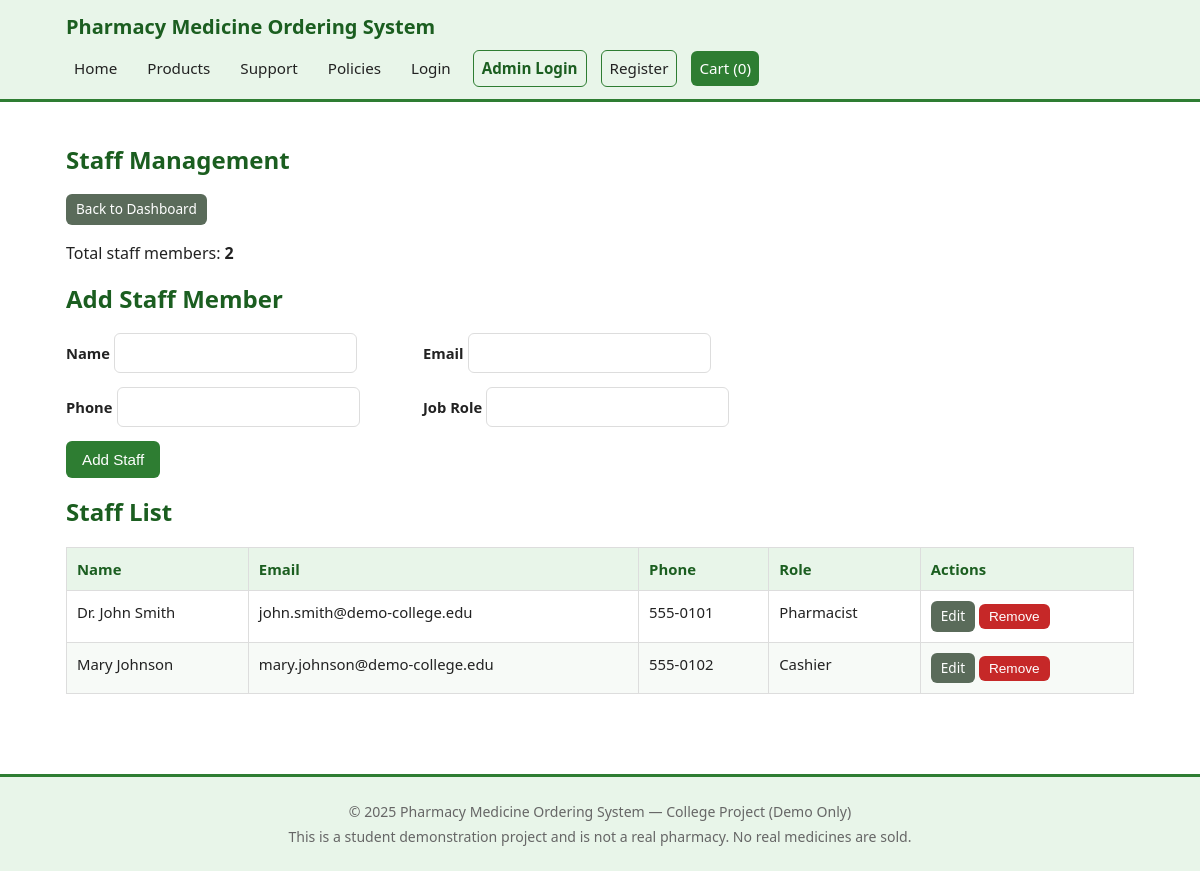
/admin/staff (signed in), run on the app's committed database.
### tables this page shows
CREATE TABLE staff (
            id INTEGER PRIMARY KEY AUTOINCREMENT,
            name TEXT NOT NULL,
            email TEXT NOT NULL,
            phone TEXT NOT NULL,
            role TEXT NOT NULL
        );

### app.py (the view, shortened to what this page needs)
@app.route("/admin/staff", methods=["GET", "POST"])
@admin_required
def admin_staff():
    db = get_db()
    staff = db.execute("SELECT * FROM staff ORDER BY id").fetchall()
    return render_template("admin_staff.html", staff=staff)

### app.py (called while the page is built)
def get_db():
    if "db" not in g:
        g.db = sqlite3.connect(DB_PATH)
        g.db.row_factory = sqlite3.Row
    return g.db

def csrf_token():
    if "csrf_token" not in session:
        session["csrf_token"] = secrets.token_hex(32)
    return session["csrf_token"]

@app.context_processor
def inject_template_globals():
    return {
        "csrf_token": csrf_token,
        "current_customer": get_current_customer(),
        "is_admin": session.get("is_admin", False),
    }

def get_current_customer():
    customer_id = session.get("customer_id")
    if not customer_id:
        return None
    db = get_db()
    return db.execute(
        "SELECT id, full_name, email, phone, created_at FROM customers WHERE id = ?",
        (customer_id,)
    ).fetchone()

def admin_required(f):
    @wraps(f)
    def decorated(*args, **kwargs):
        if not session.get("is_admin"):
            flash("Admin access required.", "error")
            return redirect(url_for("admin_login"))
        return f(*args, **kwargs)
    return decorated

def get_cart():
    return session.get("cart", {})

def cart_count():
    return sum(int(q) for q in get_cart().values())

@app.context_processor
def inject_cart_count():
    return {"cart_count": cart_count()}

### templates/admin_staff.html (shortened to what this page needs)
{% extends "base.html" %}
{% block content %}
<section class="section">
    <h1>Staff Management</h1>
    <p><a href="{{ url_for('admin_dashboard') }}" class="btn btn-secondary btn-sm">Back to Dashboard</a></p>
    <p>Total staff members: <strong>{{ staff|length }}</strong></p>
    <h2>Add Staff Member</h2>
    <form method="post" action="{{ url_for('admin_staff') }}" class="form form-grid">
        <div>
            <label for="name">Name</label>
            <input type="text" id="name" name="name" required>
        </div>
        <div>
            <label for="email">Email</label>
            <input type="email" id="email" name="email" required>
        </div>
        <div>
            <label for="phone">Phone</label>
            <input type="tel" id="phone" name="phone" required>
        </div>
        <div>
            <label for="role">Job Role</label>
            <input type="text" id="role" name="role" required>
        </div>
        <div class="full">
            <button type="submit" class="btn">Add Staff</button>
        </div>
    </form>
    <h2>Staff List</h2>
    {% if staff %}
        <table class="data-table">
            <thead><tr><th>Name</th><th>Email</th><th>Phone</th><th>Role</th><th>Actions</th></tr></thead>
            <tbody>
                {% for member in staff %}
                    <tr>
                        <td>{{ member.name }}</td>
                        <td>{{ member.email }}</td>
                        <td>{{ member.phone }}</td>
                        <td>{{ member.role }}</td>
                        <td>
                            <a href="{{ url_for('admin_staff_edit', staff_id=member.id) }}" class="btn btn-sm btn-secondary">Edit</a>
                            <form method="post" action="{{ url_for('admin_staff_delete', staff_id=member.id) }}" class="inline-form" onsubmit="return confirm('Remove this staff member?');">
                                <button type="submit" class="btn btn-danger btn-sm">Remove</button>
                            </form>
                        </td>
                    </tr>
                {% endfor %}
            </tbody>
        </table>
    {% else %}
        <p class="muted">No staff members yet.</p>
    {% endif %}
</section>
{% endblock %}

### static/style.css (style rules this page uses)
:root { --green: #2e7d32; --green-light: #e8f5e9; --green-mid: #a5d6a7; --green-dark: #1b5e20; --text: #222; --muted: #666; --border: #ddd; --bg: #ffffff; --bg-soft: #f7faf7; --error: #c62828; --warning: #f9a825; --success: #2e7d32; --info: #1565c0; --radius: 6px; }
* { box-sizing: border-box; }
body { margin: 0; font-family: "Segoe UI", Arial, Helvetica, sans-serif; color: var(--text); background: var(--bg); line-height: 1.5; }
.section { margin-bottom: 32px; }
h1, h2, h2 { color: var(--green-dark); line-height: 1.2; }
.btn { display: inline-block; background: var(--green); color: #fff; border: none; padding: 10px 16px; border-radius: var(--radius); font-size: 0.95rem; cursor: pointer; text-decoration: none; text-align: center; }
.btn-secondary { background: #5a6b5a; }
.btn-danger { background: var(--error); }
.btn-sm { padding: 5px 10px; font-size: 0.85rem; }
.data-table { width: 100%; border-collapse: collapse; margin: 16px 0; background: #fff; }
.data-table th, .data-table td { border: 1px solid var(--border); padding: 10px; text-align: left; vertical-align: top; font-size: 0.93rem; }
.data-table th { background: var(--green-light); color: var(--green-dark); }
.data-table tr:nth-child(even) td { background: var(--bg-soft); }
.inline-form { display: inline; }
.form { max-width: 460px; display: flex; flex-direction: column; gap: 10px; }
.form label { font-weight: 600; font-size: 0.92rem; }
.form input, .form select, .form textarea { padding: 9px; border: 1px solid var(--border); border-radius: var(--radius); font-size: 0.95rem; font-family: inherit; }
.form-grid { display: grid; grid-template-columns: 1fr 1fr; gap: 14px; max-width: 700px; }
.form-grid .full { grid-column: 1 / -1; }

### data on the page
staff: name "Dr. John Smith", email "john.smith@demo-college.edu", phone "555-0101", role "Pharmacist"
staff: name "Mary Johnson", email "mary.johnson@demo-college.edu", phone "555-0102", role "Cashier"

### other printed values
{{ cart_count }} "0"
{{ staff|length }} "2"
{{ 2025 }} "2025"
